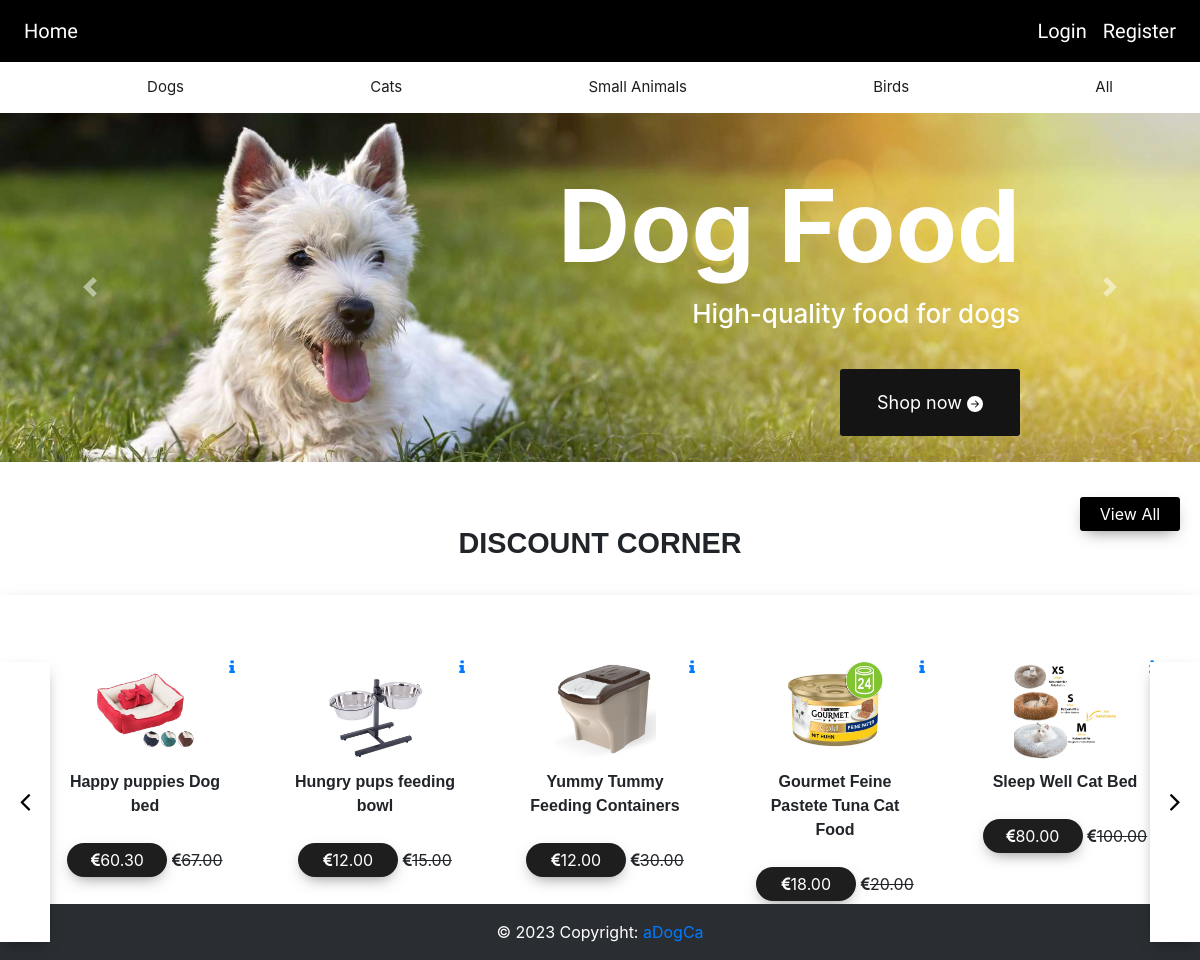
Before: / with the older database file.
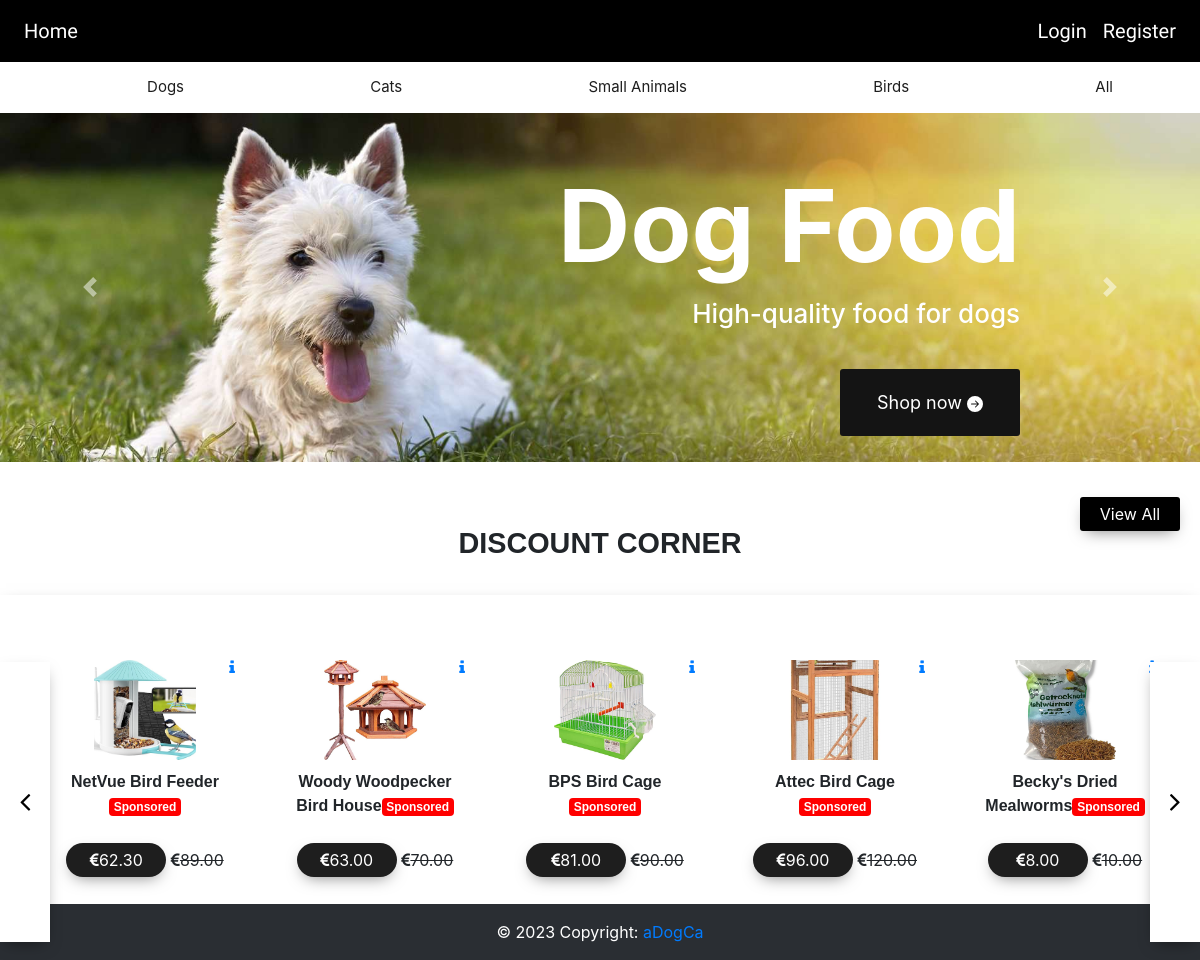
After: the same page with the newer database file.
### website/models.py (models this page shows)
class Products(db.Model):
    __searchable__ = ['name', 'description']
    id = db.Column(db.Integer, primary_key=True)
    category = db.Column(db.String(50), nullable=False)
    name = db.Column(db.String(100), nullable=False)
    description = db.Column(db.String(100), nullable=False)
    price = db.Column(db.Numeric(precision=10, scale=2))
    totalPrice = db.Column(db.Numeric(precision=10, scale=2))
    stock = db.Column(db.Integer)
    image1 = db.Column(db.String(120), default='image.jpg')
    image2 = db.Column(db.String(120), default='image.jpg')
    image3 = db.Column(db.String(120), default='image.jpg')
    discount = db.Column(db.String(100), db.ForeignKey('offer_codes.discount_code'))
    discount_percentage = db.Column(db.Integer)
    date = db.Column(db.DateTime(timezone=True), default=func.now())
    user_id = db.Column(db.Integer, db.ForeignKey('user.id'))
    offers = db.Column(db.String(120), default="0", nullable=False)
    offer_img = db.Column(db.String(120), default='image.jpg')
    is_sponsored = db.Column(db.String(120),default="No")

### website/views.py (the view)
@views.route('/')
def home():
    products = Products.query.order_by(desc(Products.is_sponsored)).all()
    discount_percentages = calDiscount(products)
    return render_template("landingPage.html", user=current_user, products=products,
                           discount_percentages=discount_percentages)

### website/views.py (called while the page is built)
def calDiscount(products):
    discount_percentages = {}
    for product in products:
        discount_code = product.discount  # Get the discount code for the current product
        if discount_code:
            offer = OfferCodes.query.filter_by(discount_code=discount_code).first()
            if offer and offer.validity > date.today():
                discount_percentages[product.id] = offer.discount_percentage
            else:
                discount_percentages[product.id] = 0
        else:
            discount_percentages[product.id] = 0
    return discount_percentages

### website/templates/landingPage.html (shortened to what this page needs)
{% extends "base.html" %} {% block title %}HomePage{% endblock %} {% block
content %}
<div id="carouselExample" class="carousel slide" data-bs-ride="carousel">
    <div class="carousel-inner">
        <div class="carousel-item active">
            <img src="/static/img/dog.jpg" class="d-block w-100" alt="Dog Food">
            <div class="carousel-caption">
                <h5 id="seventy_p1">Dog Food</h5>
                <p class="summer_s">High-quality food for dogs</p>
                <a id="shop_now" href="/buyer" type="submit" name="shop now">Shop now
                    <svg xmlns="http://www.w3.org/2000/svg" width="16" height="16" fill="currentColor"
                         class="bi bi-arrow-right-circle-fill" viewBox="0 0 16 16">
                        <path d="M8 0a8 8 0 1 1 0 16A8 8 0 0 1 8 0zM4.5 7.5a.5.5 0 0 0 0 1h5.793l-2.147 2.146a.5.5 0 0 0 .708.708l3-3a.5.5 0 0 0 0-.708l-3-3a.5.5 0 1 0-.708.708L10.293 7.5H4.5z"/>
                    </svg>
                </a>
            </div>
        </div>
    </div>
    <button class="carousel-control-prev" type="button" data-bs-target="#carouselExample" data-bs-slide="prev">
        <span class="carousel-control-prev-icon" aria-hidden="true"></span>
    </button>
    <button class="carousel-control-next" type="button" data-bs-target="#carouselExample" data-bs-slide="next">
        <span class="carousel-control-next-icon" aria-hidden="true"></span>
    </button>
</div>
<div class="section4-header">
    <span class="title centered-text">DISCOUNT CORNER</span>
    <a href="/buyer" class="btn1 viewmore">View All</a>
    <button class="next" onclick='scrollright4()'><i class="fa fa-angle-right"></i></button>
    <button class="previous" onclick='scrollleft4()'><i class="fa fa-angle-left"></i></button>
</div>
<section class="section4" id="section4">
    {% for product in products %}
     {% if discount_percentages.get(product.id, 0) > 0 %}
    <div class="discount-card">
        <img class="product-image" src="/static/img/{{ product.image1 }}" alt="Product">
        <a href="/product/{{ product.id }}"><i class="fa fa-info"></i></a>
        {% if product.is_sponsored == "Yes" %}
        <span class="title">{{ product.name }}</b><span class="badge">Sponsored</span></span>
        {% else %}
        <span class="title">{{ product.name }}</span>
        {% endif %}
        <span class="btn1"><i class="fa fa-euro"></i>{{ product.price - (product.price * discount_percentages.get(product.id) / 100) }}</span>
        <strike><i class="fa fa-euro"></i>{{ product.price }}</strike>
    </div>
    {% endif %}
    {% endfor %}
</section>
<p>asdas</p>
{% endblock %}

Changed rows visible on the page:
no longer on this page (row unchanged): Products: image1 (picture), name "Happy puppies Dog bed", price+id "60.30", price "67.00"
no longer on this page (row unchanged): Products: image1 (picture), name "Hungry pups feeding bowl", price+id "12.00", price "15.00"
no longer on this page (row unchanged): Products: image1 (picture), name "Yummy Tummy Feeding Containers", price+id "12.00", price "30.00"
no longer on this page (row unchanged): Products: image1 (picture), name "Gourmet Feine Pastete Tuna Cat Food", price+id "18.00", price "20.00"
no longer on this page (row unchanged): Products: image1 (picture), name "Sleep Well Cat Bed", price+id "80.00", price "100.00"
now on this page (row edited): Products: image1 (picture), name "NetVue Bird Feeder", price+id "62.30", price "89.00"
now on this page (row edited): Products: image1 (picture), name "Woody Woodpecker Bird House", price+id "63.00", price "70.00"
now on this page (row edited): Products: image1 (picture), name "BPS Bird Cage", price+id "81.00", price "90.00"
now on this page (row edited): Products: image1 (picture), name "Attec Bird Cage", price+id "96.00", price "120.00"
now on this page (row edited): Products: image1 (picture), name "Becky's Dried Mealworms", price+id "8.00", price "10.00"
